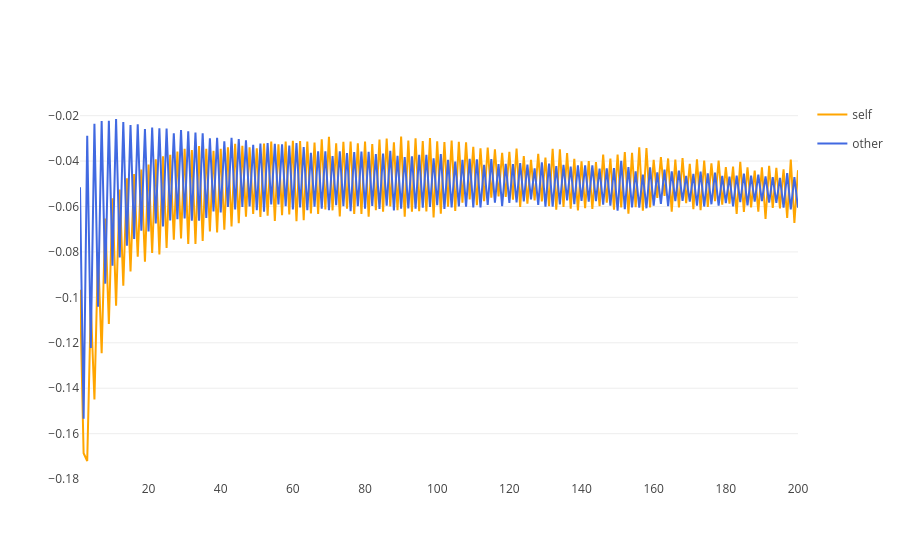
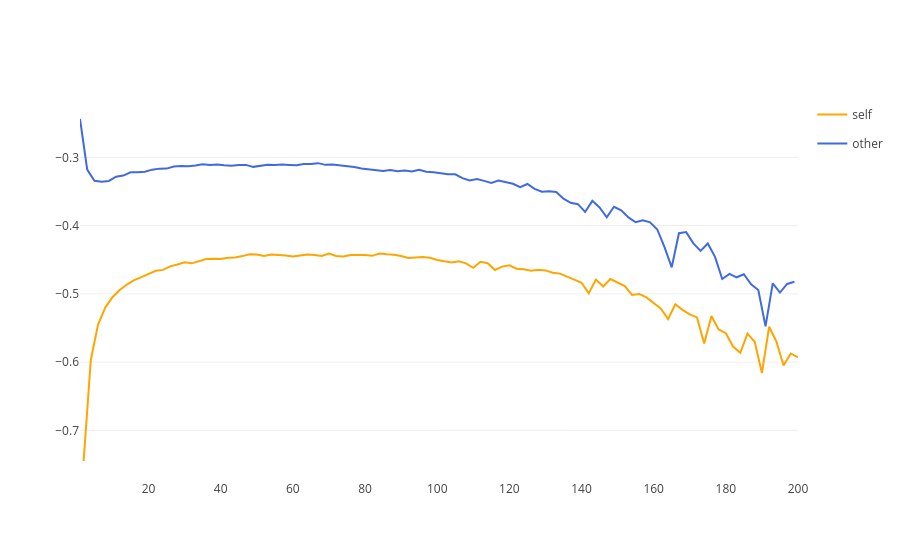
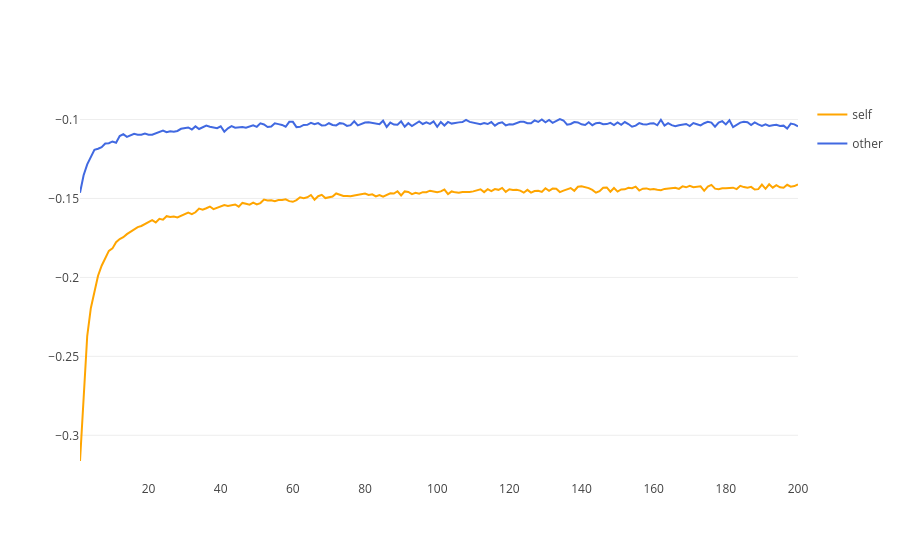
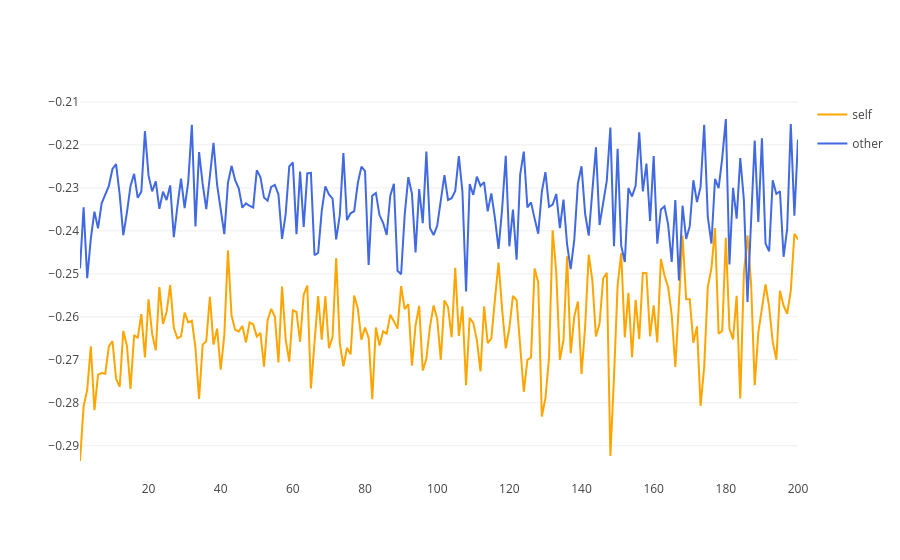

Notebook cell for these charts, in order:
### Code cell
for corpus, plot in zip(df1.corpus.unique(), figs):
    print(corpus)
    plot.show()
    plot.write_html(os.path.join(OUTPUTS_PATH, corpus+'.html'))

### Figure 1 — Plotly figure (JSON) as saved in the notebook; plotly's stock layout.template omitted (floating-point values rounded to 4 significant figures; data arrays with more than 128 entries replaced by an {"elided": "..."} marker saying what was removed)
{"data": [{"legendgroup": "self", "line": {"color": "orange"}, "mode": "lines", "name": "self", "showlegend": true, "x": {"elided": "200 int values"}, "y": {"elided": "200 float values"}, "type": "scatter"}, {"legendgroup": "other", "line": {"color": "royalblue"}, "mode": "lines", "name": "other", "showlegend": true, "x": {"elided": "200 int values"}, "y": {"elided": "200 float values"}, "type": "scatter"}], "layout": {}}

### Figure 2 — Plotly figure (JSON) as saved in the notebook; plotly's stock layout.template omitted (floating-point values rounded to 4 significant figures)
{"data": [{"legendgroup": "self", "line": {"color": "orange"}, "mode": "lines", "name": "self", "showlegend": true, "x": [2, 4, 6, 8, 10, 12, 14, 16, 18, 20, 22, 24, 26, 28, 30, 32, 34, 36, 38, 40, 42, 44, 46, 48, 50, 52, 54, 56, 58, 60, 62, 64, 66, 68, 70, 72, 74, 76, 78, 80, 82, 84, 86, 88, 90, 92, 94, 96, 98, 100, 102, 104, 106, 108, 110, 112, 114, 116, 118, 120, 122, 124, 126, 128, 130, 132, 134, 136, 138, 140, 142, 144, 146, 148, 150, 152, 154, 156, 158, 160, 162, 164, 166, 168, 170, 172, 174, 176, 178, 180, 182, 184, 186, 188, 190, 192, 194, 196, 198, 200], "y": [-0.7448, -0.5968, -0.5449, -0.5201, -0.5049, -0.4943, -0.4864, -0.4797, -0.4754, -0.4703, -0.4662, -0.4649, -0.4597, -0.4569, -0.4537, -0.4553, -0.4526, -0.449, -0.4487, -0.4487, -0.447, -0.4468, -0.4447, -0.4419, -0.4424, -0.4444, -0.4425, -0.4427, -0.4437, -0.4451, -0.4434, -0.4422, -0.4431, -0.4444, -0.4409, -0.4444, -0.4451, -0.443, -0.4429, -0.4429, -0.4443, -0.4408, -0.4419, -0.4426, -0.4446, -0.4474, -0.4466, -0.4461, -0.4472, -0.4504, -0.4523, -0.4538, -0.4523, -0.4553, -0.4618, -0.4529, -0.4551, -0.4649, -0.46, -0.4581, -0.4632, -0.4639, -0.4662, -0.4647, -0.4656, -0.4689, -0.4703, -0.4743, -0.4791, -0.4837, -0.4992, -0.4791, -0.4892, -0.4783, -0.4831, -0.4887, -0.5016, -0.5001, -0.5053, -0.5138, -0.5217, -0.5367, -0.5151, -0.5234, -0.5301, -0.5345, -0.5727, -0.5324, -0.5521, -0.5576, -0.5771, -0.5864, -0.5582, -0.5701, -0.6158, -0.5482, -0.5697, -0.605, -0.5873, -0.593], "type": "scatter"}, {"legendgroup": "other", "line": {"color": "royalblue"}, "mode": "lines", "name": "other", "showlegend": true, "x": [1, 3, 5, 7, 9, 11, 13, 15, 17, 19, 21, 23, 25, 27, 29, 31, 33, 35, 37, 39, 41, 43, 45, 47, 49, 51, 53, 55, 57, 59, 61, 63, 65, 67, 69, 71, 73, 75, 77, 79, 81, 83, 85, 87, 89, 91, 93, 95, 97, 99, 101, 103, 105, 107, 109, 111, 113, 115, 117, 119, 121, 123, 125, 127, 129, 131, 133, 135, 137, 139, 141, 143, 145, 147, 149, 151, 153, 155, 157, 159, 161, 163, 165, 167, 169, 171, 173, 175, 177, 179, 181, 183, 185, 187, 189, 191, 193, 195, 197, 199], "y": [-0.2438, -0.3179, -0.3343, -0.3356, -0.3346, -0.3283, -0.3267, -0.3219, -0.3217, -0.3209, -0.318, -0.3165, -0.3165, -0.3134, -0.3127, -0.3129, -0.3118, -0.3102, -0.3112, -0.3103, -0.3114, -0.3122, -0.3112, -0.311, -0.3139, -0.3128, -0.3107, -0.3112, -0.3106, -0.3111, -0.3115, -0.3099, -0.3097, -0.3085, -0.311, -0.3106, -0.3116, -0.3125, -0.314, -0.3164, -0.3175, -0.3192, -0.3201, -0.3186, -0.3202, -0.3192, -0.3205, -0.3181, -0.3211, -0.3219, -0.3232, -0.3247, -0.3248, -0.3304, -0.3338, -0.3318, -0.3345, -0.3374, -0.3341, -0.3364, -0.3387, -0.3436, -0.339, -0.3463, -0.3504, -0.3496, -0.3506, -0.3605, -0.3665, -0.3686, -0.3799, -0.3637, -0.3733, -0.3877, -0.3724, -0.3776, -0.388, -0.3951, -0.3924, -0.3951, -0.4056, -0.4316, -0.4611, -0.4112, -0.4095, -0.426, -0.437, -0.4262, -0.4457, -0.4782, -0.4707, -0.4757, -0.4713, -0.4859, -0.4943, -0.5476, -0.4846, -0.498, -0.4854, -0.4822], "type": "scatter"}], "layout": {}}

### Figure 3 — Plotly figure (JSON) as saved in the notebook; plotly's stock layout.template omitted (floating-point values rounded to 4 significant figures; data arrays with more than 128 entries replaced by an {"elided": "..."} marker saying what was removed)
{"data": [{"legendgroup": "self", "line": {"color": "orange"}, "mode": "lines", "name": "self", "showlegend": true, "x": {"elided": "200 int values"}, "y": {"elided": "200 float values"}, "type": "scatter"}, {"legendgroup": "other", "line": {"color": "royalblue"}, "mode": "lines", "name": "other", "showlegend": true, "x": {"elided": "200 int values"}, "y": {"elided": "200 float values"}, "type": "scatter"}], "layout": {}}

### Figure 4 — Plotly figure (JSON) as saved in the notebook; plotly's stock layout.template omitted (floating-point values rounded to 4 significant figures; data arrays with more than 128 entries replaced by an {"elided": "..."} marker saying what was removed)
{"data": [{"legendgroup": "self", "line": {"color": "orange"}, "mode": "lines", "name": "self", "showlegend": true, "x": {"elided": "200 int values"}, "y": {"elided": "200 float values"}, "type": "scatter"}, {"legendgroup": "other", "line": {"color": "royalblue"}, "mode": "lines", "name": "other", "showlegend": true, "x": {"elided": "200 int values"}, "y": {"elided": "200 float values"}, "type": "scatter"}], "layout": {}}
